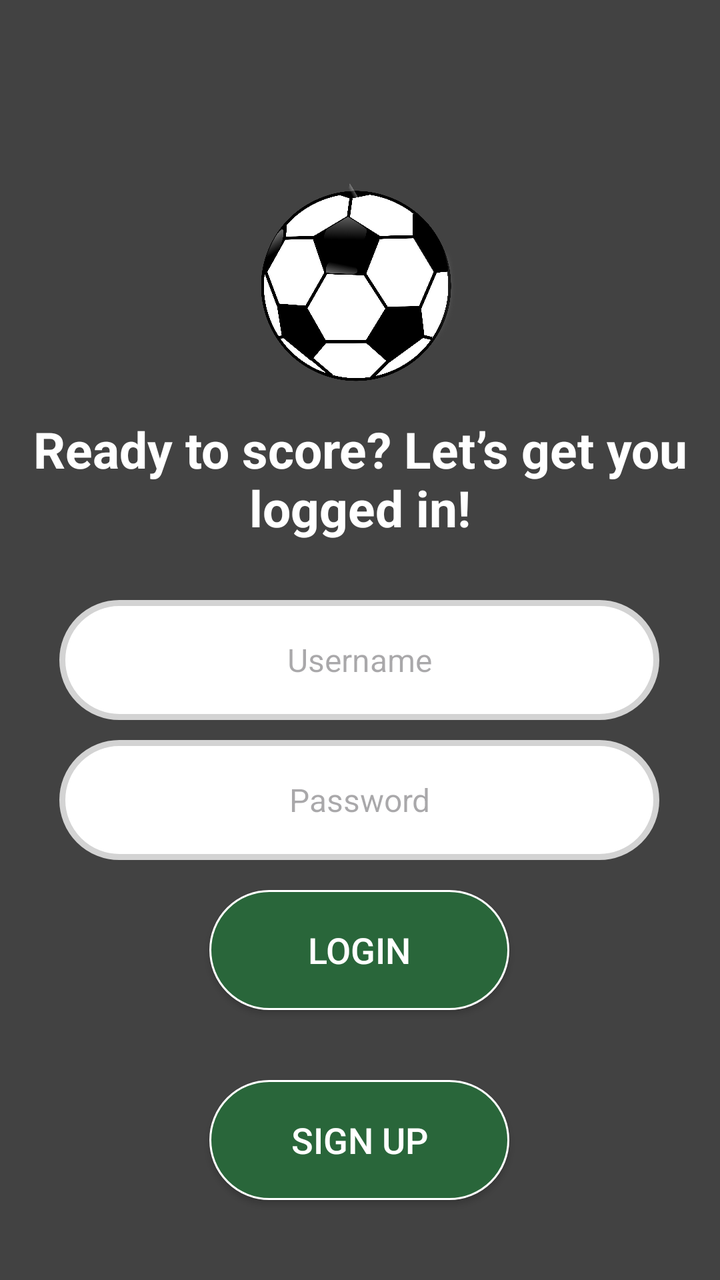
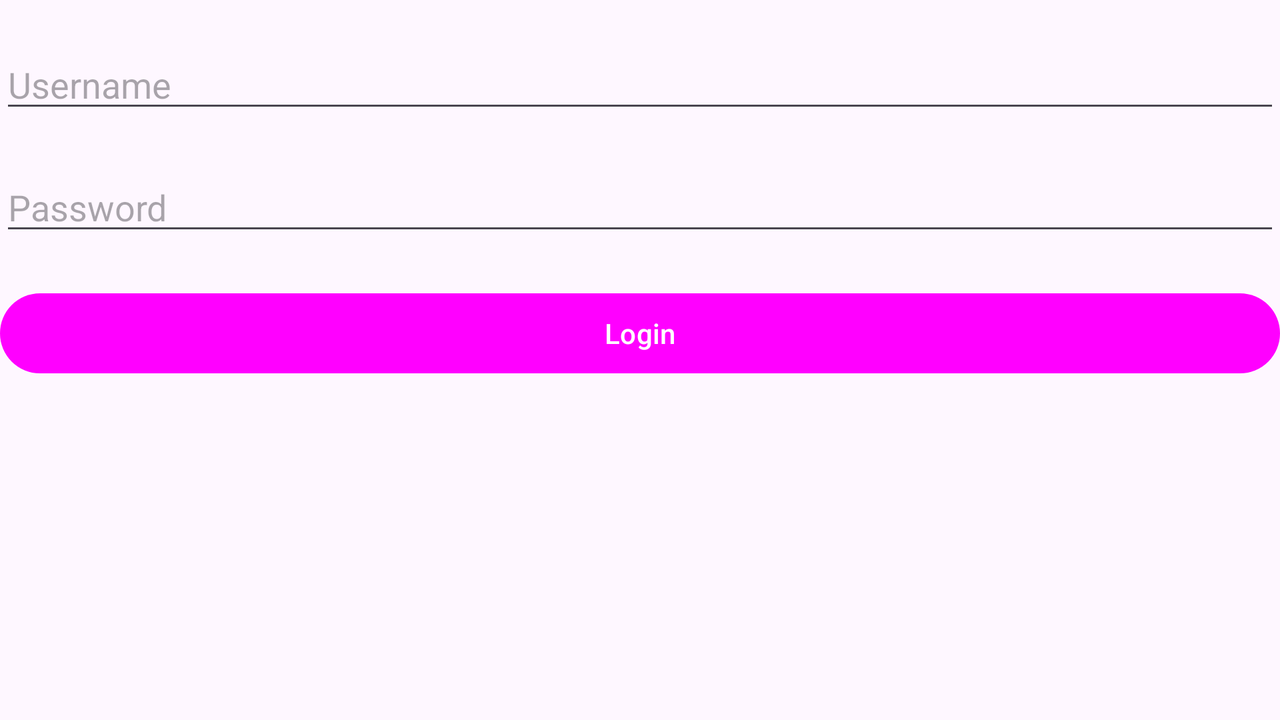

Compare how this app lays out the same screen by default and in its alternative resource folder. The renders come first, then the two layout files and the values they reference.
<!-- AndroidManifest.xml: application theme Theme.MyApplication -->
<!-- res/layout/activity_main.xml -->
<?xml version="1.0" encoding="utf-8"?>
<androidx.constraintlayout.widget.ConstraintLayout xmlns:android="http://schemas.android.com/apk/res/android"
    xmlns:app="http://schemas.android.com/apk/res-auto"
    xmlns:tools="http://schemas.android.com/tools"
    android:id="@+id/main"
    android:layout_width="match_parent"
    android:layout_height="match_parent"
    android:background="#424242"
    tools:context=".MainActivity">


    <ImageView
        android:id="@+id/imageView"
        android:layout_width="100dp"
        android:layout_height="100dp"
        android:background="@android:color/transparent"
        android:src="@drawable/ball"
        app:layout_constraintBottom_toBottomOf="parent"
        app:layout_constraintEnd_toEndOf="parent"
        app:layout_constraintHorizontal_bias="0.498"
        app:layout_constraintStart_toStartOf="parent"
        app:layout_constraintTop_toTopOf="parent"
        app:layout_constraintVertical_bias="0.17" />

    <TextView
        android:id="@+id/textView2"
        android:layout_width="match_parent"
        android:layout_height="wrap_content"
        android:gravity="center"
        android:padding="16dp"
        android:text="@string/ready_to_score_let_s_get_you_logged_in"
        android:textColor="#FFFFFF"
        android:textSize="25sp"
        android:textStyle="bold"
        app:layout_constraintBottom_toBottomOf="parent"
        app:layout_constraintEnd_toEndOf="parent"
        app:layout_constraintHorizontal_bias="0.0"
        app:layout_constraintStart_toStartOf="parent"
        app:layout_constraintTop_toBottomOf="@+id/imageView"
        app:layout_constraintVertical_bias="0.0" />

    <EditText
        android:id="@+id/editTextUsername"
        android:layout_width="300dp"
        android:layout_height="60dp"
        android:background="@drawable/edittext_background"
        android:hint="@string/username"
        android:inputType="text"
        android:padding="16dp"
        android:textSize="16sp"
        android:gravity="center"
        app:layout_constraintBottom_toBottomOf="parent"
        app:layout_constraintEnd_toEndOf="parent"
        app:layout_constraintHorizontal_bias="0.495"
        app:layout_constraintStart_toStartOf="parent"
        app:layout_constraintTop_toBottomOf="@+id/textView2"
        app:layout_constraintVertical_bias="0.045" />


    <EditText
        android:id="@+id/editTextPassword"
        android:layout_width="300dp"
        android:layout_height="60dp"
        android:background="@drawable/edittext_background"
        android:gravity="center"
        android:hint="@string/password"
        android:inputType="textPassword"
        android:padding="16dp"
        android:textSize="16sp"
        app:layout_constraintBottom_toBottomOf="parent"
        app:layout_constraintEnd_toEndOf="parent"
        app:layout_constraintHorizontal_bias="0.495"
        app:layout_constraintStart_toStartOf="parent"
        app:layout_constraintTop_toBottomOf="@+id/editTextUsername"
        app:layout_constraintVertical_bias="0.045" />

    <androidx.appcompat.widget.AppCompatButton
        android:id="@+id/loginButton"
        android:layout_width="150dp"
        android:layout_height="60dp"
        android:background="@drawable/btn_green"
        android:gravity="center"
        android:onClick="login"
        android:padding="10dp"
        android:text="@string/login"
        android:textColor="#FFFFFF"
        android:textSize="18sp"
        app:layout_constraintBottom_toBottomOf="parent"
        app:layout_constraintEnd_toEndOf="parent"
        app:layout_constraintHorizontal_bias="0.498"
        app:layout_constraintStart_toStartOf="parent"
        app:layout_constraintTop_toBottomOf="@+id/editTextPassword"
        app:layout_constraintVertical_bias="0.1" />

    <androidx.appcompat.widget.AppCompatButton
        android:id="@+id/registerButton"
        android:layout_width="150dp"
        android:layout_height="60dp"
        android:layout_marginTop="32dp"
        android:layout_marginBottom="40dp"
        android:background="@drawable/btn_green"
        android:gravity="center"
        android:onClick="signUp"
        android:padding="10dp"
        android:text="@string/sign_up"
        android:textColor="#FFFFFF"
        android:textSize="18sp"
        app:layout_constraintBottom_toBottomOf="parent"
        app:layout_constraintEnd_toEndOf="parent"
        app:layout_constraintHorizontal_bias="0.498"
        app:layout_constraintStart_toStartOf="parent"
        app:layout_constraintTop_toBottomOf="@+id/loginButton"
        app:layout_constraintVertical_bias="1.0" />

</androidx.constraintlayout.widget.ConstraintLayout>
<!-- resources referenced by this layout -->
<resources>
  <!-- drawable ball: png bitmap (drawable, 139520 bytes) -->
  <!-- drawable btn_green (drawable) -->
  <?xml version="1.0" encoding="utf-8"?>
  <shape xmlns:android="http://schemas.android.com/apk/res/android"
      android:shape="rectangle">
  
      <corners android:radius="30dp" />
      <solid android:color="#29663A" />
      <stroke android:width="1dp" android:color="#FFFFFF" />
  
  </shape>
  <!-- drawable edittext_background (drawable) -->
  <shape xmlns:android="http://schemas.android.com/apk/res/android">
      <solid android:color="#FFFFFF" />
      <corners android:radius="30dp" />
      <padding
          android:left="10dp"
          android:top="10dp"
          android:right="10dp"
          android:bottom="10dp" />
      <stroke android:width="3dp" android:color="#D3D3D3" />
  </shape>
  <string name="login">Login</string>
  <string name="password">Password</string>
  <string name="ready_to_score_let_s_get_you_logged_in">Ready to score? Let’s get you logged in!</string>
  <string name="sign_up">Sign up</string>
  <string name="username">Username</string>
  <style name="Theme.MyApplication" parent="Base.Theme.MyApplication" />
  <style name="Base.Theme.MyApplication" parent="Theme.Material3.DayNight.NoActionBar">
          <item name="colorPrimary">@color/my_light_primary</item>
      </style>
</resources>
<!-- res/layout-land/activity_main.xml (the repository's variant of the layout above) -->
<!-- drawn on the phone turned sideways -->
<?xml version="1.0" encoding="utf-8"?>
<LinearLayout xmlns:android="http://schemas.android.com/apk/res/android"
    xmlns:tools="http://schemas.android.com/tools"
    xmlns:app="http://schemas.android.com/apk/res-auto"
    android:layout_width="match_parent"
    android:layout_height="match_parent"
    android:orientation="vertical"
    tools:context=".MainActivity" >

    <EditText
        android:id="@+id/editTextUsername"
        android:layout_width="match_parent"
        android:layout_height="wrap_content"
        android:hint="@string/username"
        android:inputType="text"
        android:layout_marginTop="20dp" />

    <EditText
        android:id="@+id/editTextPassword"
        android:layout_width="match_parent"
        android:layout_height="wrap_content"
        android:layout_marginTop="20dp"
        android:hint="@string/password"
        android:inputType="textPassword" />

    <Button
        android:id="@+id/loginButton"
        android:layout_width="match_parent"
        android:layout_height="wrap_content"
        android:layout_marginTop="20dp"
        android:onClick="login"
        android:text="@string/login" />
</LinearLayout>
<!-- resources referenced by the variant -->
<!-- as the phone turned sideways resolves them -->
<resources>
  <string name="login">Login</string>
  <string name="password">Password</string>
  <string name="username">Username</string>
  <style name="Theme.MyApplication" parent="Base.Theme.MyApplication" />
  <style name="Base.Theme.MyApplication" parent="Theme.Material3.DayNight.NoActionBar">
          <item name="colorPrimary">@color/my_light_primary</item>
      </style>
</resources>
